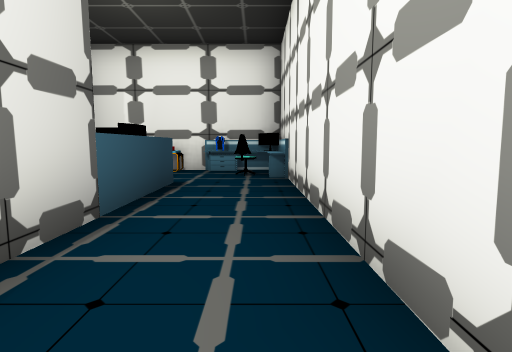
view 1 (above)

21 first-person views from a walk through a scene from a Unity 3-D project. The camera is 1.3 m above the floor, tilts 6° down and sees 80° across. The floor is counted in squares, 2 m on a side. Each view is taken from the middle of a square. On the plan, view 1 faces up. The plan holds only what a view shows up to about 10 squares ahead; the rest is blank. The place goes on beyond the plan. The player character is not drawn. Door leaves are left out, so doorways stand open. Some surface patterns are stand-ins.

view 2
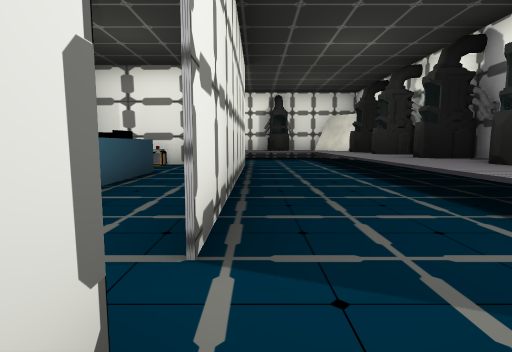

view 3
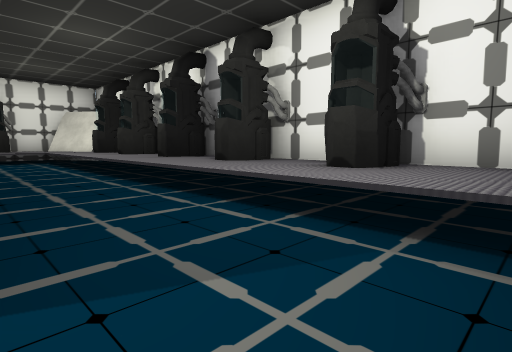

view 4
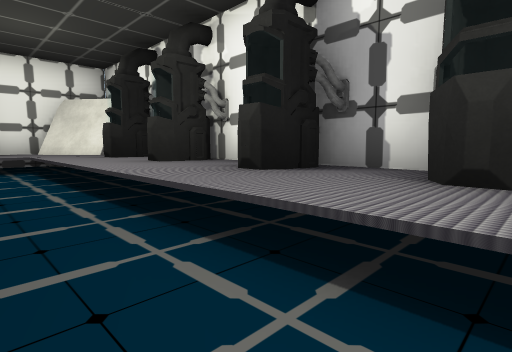

view 5
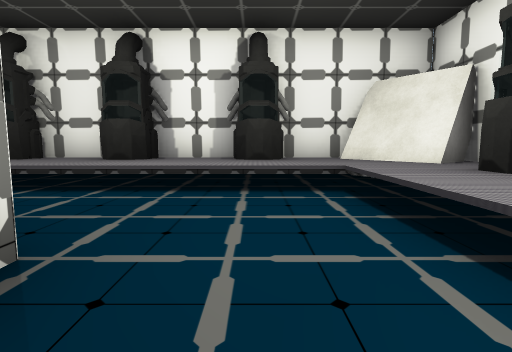

view 6
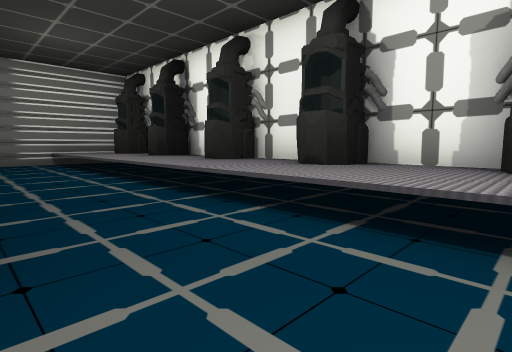

view 7
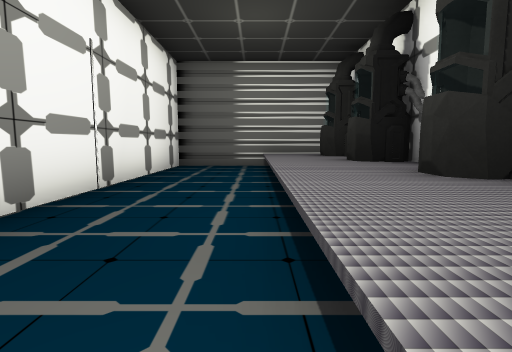

view 8
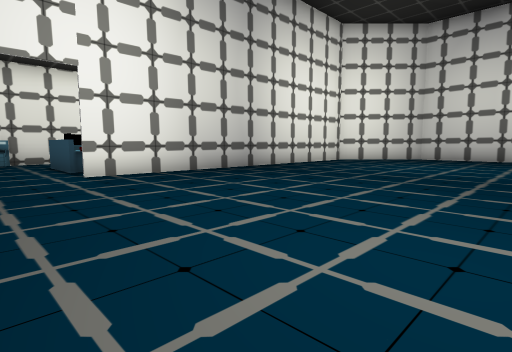

view 9
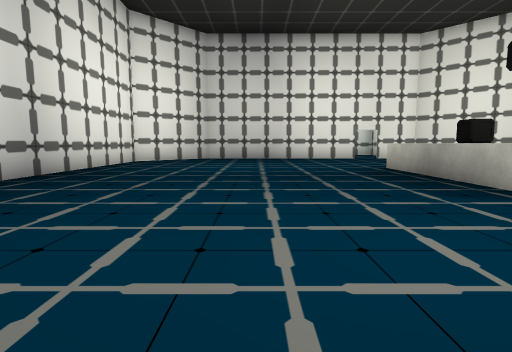

view 10
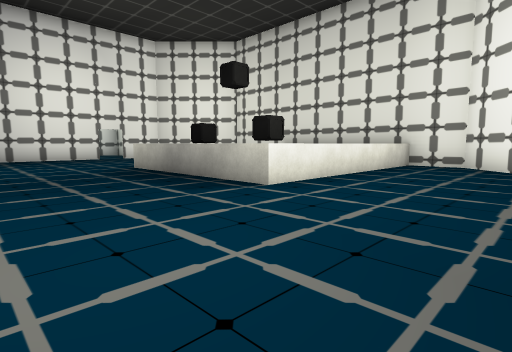

view 11
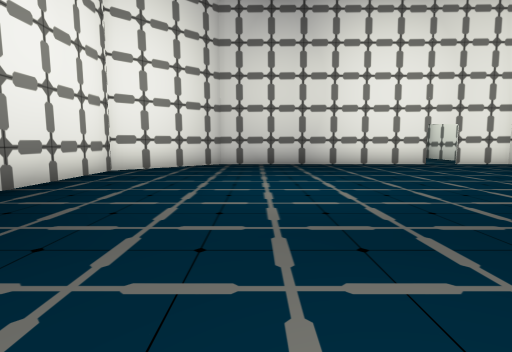

view 12
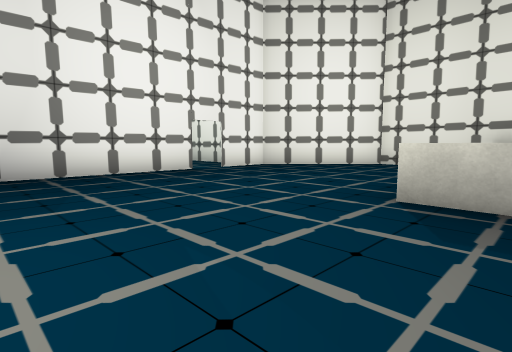

view 13
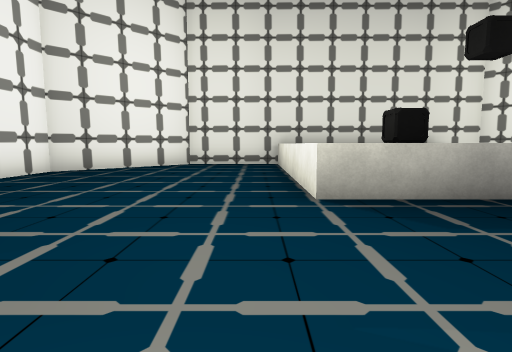

view 14
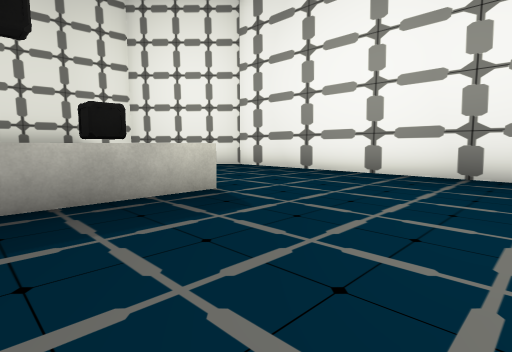

view 15
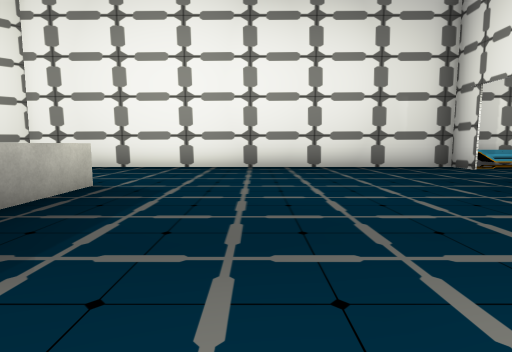

view 16
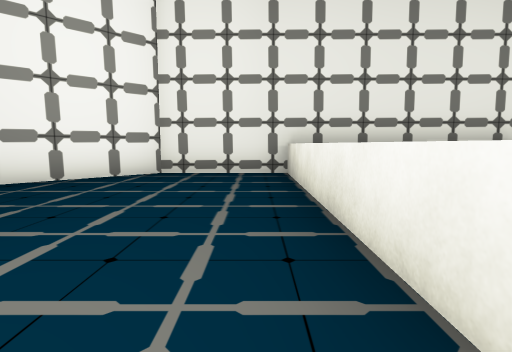

view 17
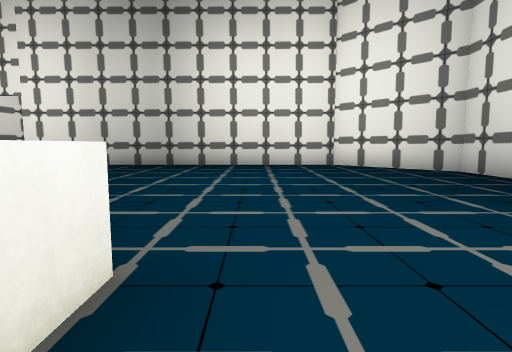

view 18
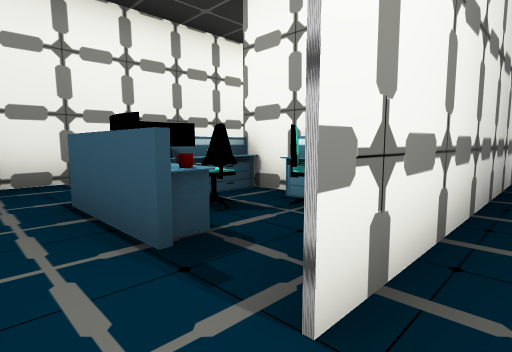

view 19
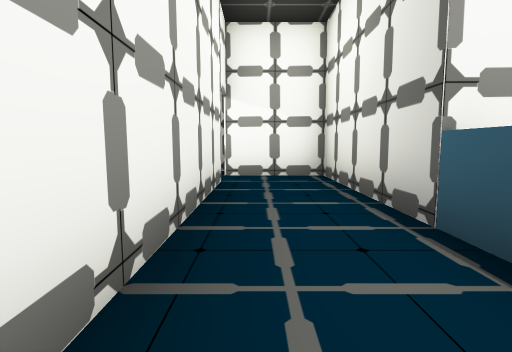

view 20
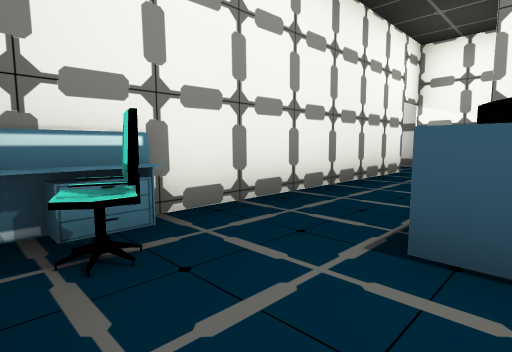

view 21
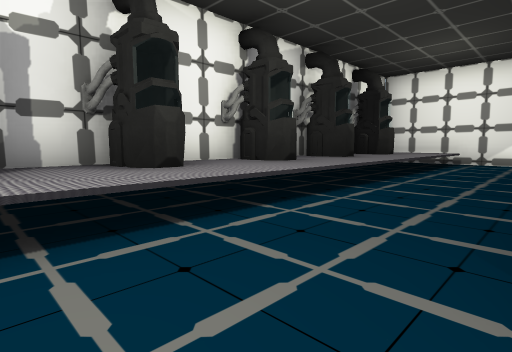

### Floor plan
Key: @ floor where view 1 was taken; # wall or solid block; . floor; D open door; = window, fence, low wall or low ledge; ^ raised ledge; E desk; C chair; M mug; O other object.
Columns run from 19 left of view 1 to 6 right of it. Each row starts with its distance up from view 1.
 13               ^ ^^^^^^^^
 12           ^OOO^^O^O^^O^^#
 11           ^^^^^^^^^^^^^^^#
 10          #.............^O
  9          #.............^O^
  8   ################EE#..^^^
  7   #............#..OOE..^O^
  6 ##.............D...CE..^^^
  5 #..............EMO..#..^O^
  4 #.............. COO.#..^O^
  3 ^^^^^O^........ COO.#..^O^
  2 ^    O^........#  #.#..^O^
  1 ^    O^........# #..#..^^^
  0 ^    O^........# #.@#..^O^
 -1 ^^^^^^^........# #.....^^^
 -2 #..............#  ##...^^^
 -3 #..............#    ###
 -4 #..............#
 -5 ##............##
 -6  ##..........##
 -7   ###=########
 -8     ..

Positions as (right, up) in squares from view 1, and headings:
1: (0, 0), facing up
2: (1, -2), facing up
3: (1, -2), facing up-right
4: (2, 2), facing up-right
5: (2, 6), facing up
6: (2, 8), facing up-left
7: (0, 10), facing left
8: (-11, 7), facing down-right
9: (-9, 7), facing down
10: (-9, 7), facing down-left
11: (-8, 3), facing down
12: (-9, 0), facing down-left
13: (-9, -2), facing left
14: (-9, 1), facing up-left
15: (-10, -1), facing up
16: (-12, -2), facing left
17: (-14, -2), facing right
18: (-5, 6), facing down-right
19: (0, 5), facing down
20: (-2, 7), facing down-right
21: (1, 9), facing down-right
